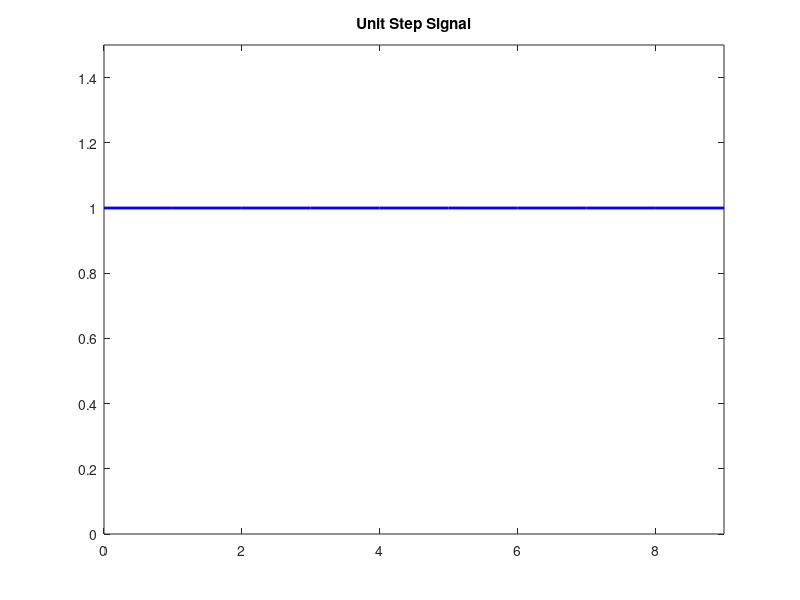

Recreate this plot in MATLAB.
% *Unit Step Signal*
k = 10;
%no.of samples need to be plotted
t = 0:1:k-1; 
%timing vector from 0 to k-1 
x = ones(1,k); 
%creates unit step signal from t=0 to k
figure(2); %figure label with 2
plot(t, x, 'b','LineWidth', 2);
%plotting the result of x values w.r.t to t
title('Unit Step Signal');  
%title of the figure
axis([0 k-1 0 1.5]); 
%Set axis limits: x from 0 to k-1, y from0 to 1.5
